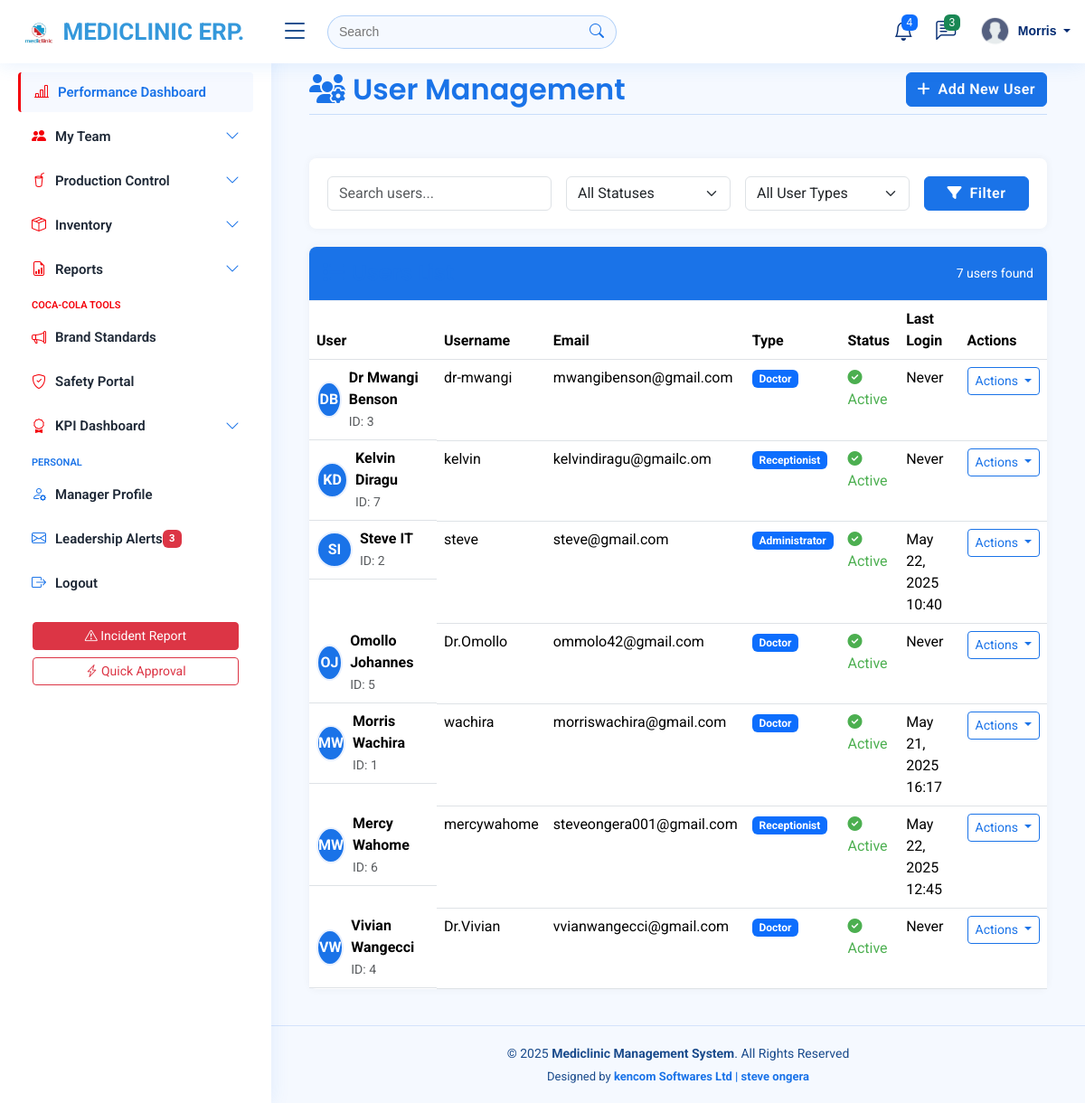
The app's page /users/ (signed in), older data.
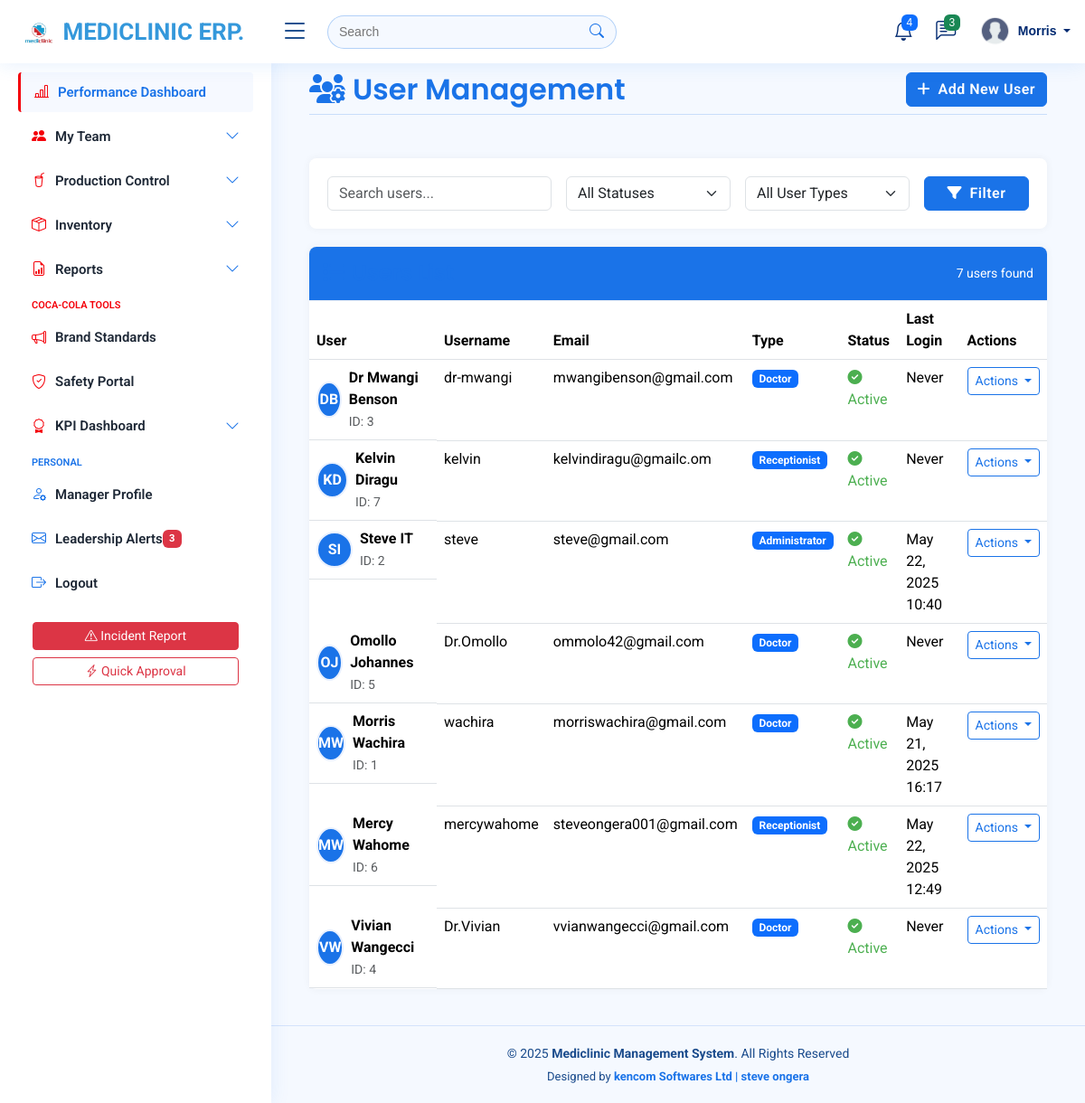
The same page, newer data.
### myapplication/models.py (models this page shows, shortened)
class User(AbstractUser):
    USER_TYPE_CHOICES = (
        ('ADMIN', 'Administrator'),
        ('DOCTOR', 'Doctor'),
        ('RECEPTIONIST', 'Receptionist'),
    )
    user_type = models.CharField(max_length=12, choices=USER_TYPE_CHOICES)
    phone_number = models.CharField(max_length=15, blank=True, null=True)
    specialization = models.CharField(max_length=100, blank=True, null=True)  # For doctors
    license_number = models.CharField(max_length=50, blank=True, null=True)  # For doctors
    is_active = models.BooleanField(default=True)

### myapplication/views.py (the view, shortened to what this page needs)
# urls.py: path('users/', views.user_management, name='user_management'),
@login_required
@permission_required('auth.view_user', raise_exception=True)
def user_management(request):
    search_query = request.GET.get('search', '')
    status_filter = request.GET.get('status', '')
    user_type_filter = request.GET.get('user_type', '')
    users = User.objects.all()
    if status_filter:
        users = users.filter(is_active=status_filter == 'active')
    if user_type_filter:
        users = users.filter(user_type=user_type_filter)
    users = users.order_by('last_name', 'first_name')
    context = {
        'users': users,
        'search_query': search_query,
        'status_filter': status_filter,
        'user_type_filter': user_type_filter,
        'user_types': User.USER_TYPE_CHOICES,
        'now': timezone.now(),
    }
    return render(request, 'user_management/user_list.html', context)

### templates/user_management/user_list.html (shortened to what the changed rows need)
{% extends 'base/base.html' %}
{% block content %}
    <div class="container-fluid">
        <div class="row mb-4">
            <div class="col-12">
                <div class="d-flex justify-content-between align-items-center">
                    <h2 class="mb-0 page-header">
                        <i class="fas fa-users-cog me-2"></i>User Management
                    </h2>
                </div>
            </div>
        </div>
        <div class="card">
            <div class="card-body p-0">
                <div class="table-responsive">
                    <table class="table table-hover mb-0">
                        <thead>
                            <tr>
                                <th>User</th>
                                <th>Username</th>
                                <th>Email</th>
                                <th>Type</th>
                                <th>Status</th>
                                <th>Last Login</th>
                                <th>Actions</th>
                            </tr>
                        </thead>
                        <tbody>
                            {% for user in users %}
                            <tr>
                                <td class="d-flex align-items-center">
                                    {% if user.profile_picture %}
                                        <img src="{{ user.profile_picture.url }}" alt="{{ user.get_full_name }}"
                                             class="user-avatar me-2">
                                    {% else %}
                                        <div class="initials-avatar me-2">
                                            {{ user.first_name|first|default:'' }}{{ user.last_name|first|default:'' }}
                                        </div>
                                    {% endif %}
                                    <div>
                                        <div class="fw-bold">{{ user.get_full_name }}</div>
                                        <small class="text-muted">ID: {{ user.id }}</small>
                                    </div>
                                </td>
                                <td>{{ user.username }}</td>
                                <td>{{ user.email|default:"-" }}</td>
                                <td>
                                    <span class="badge bg-primary">{{ user.get_user_type_display }}</span>
                                </td>
                                <td>
                                    {% if user.is_active %}
                                        <span class="status-active">
                                            <i class="fas fa-check-circle me-1"></i> Active
                                        </span>
                                    {% else %}
                                        <span class="status-inactive">
                                            <i class="fas fa-times-circle me-1"></i> Inactive
                                        </span>
                                    {% endif %}
                                </td>
                                <td>
                                    {% if user.last_login %}
                                        {{ user.last_login|date:"M d, Y H:i" }}
                                    {% else %}
                                        Never
                                    {% endif %}
                                </td>
                                <td>
                                    <div class="dropdown">
                                        <button class="btn btn-sm btn-outline-primary dropdown-toggle"
                                                type="button" data-bs-toggle="dropdown">
                                            Actions
                                        </button>
                                    </div>
                                </td>
                            </tr>
                            {% endfor %}
                        </tbody>
                    </table>
                </div>
            </div>
        </div>
    </div>
{% endblock %}

Row changes from the older to the newer data that the page shows:
changed User "Mercy Wahome": last_login "May 22, 2025 12:45" → "May 22, 2025 12:49"
